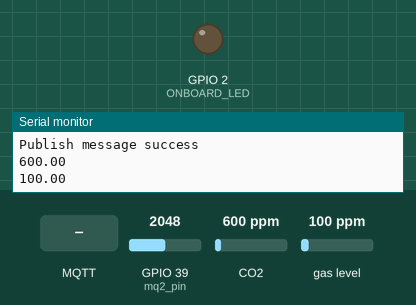
Recording of a program running on a simulated ESP32. On the bench: output pins drawn as LEDs (lit = HIGH), the last lines printed to the serial monitor. Inputs (shaded band) come from the test bench; at power-on: GPIO 39 (mq2_pin) = 2048, CO2 600 ppm, gas level 100 ppm. WiFi joins after 1.5 s; servers stay silent unless stated; no MQTT or app messages arrive unless stated.

Above: at 2.7 s.
2.8 s: MQTT message "1" arrives on the first subscribed topic
At 3.9 s:
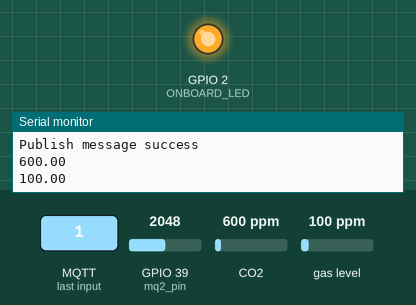
4.3 s: MQTT message "0" arrives on the first subscribed topic
At 5.1 s:
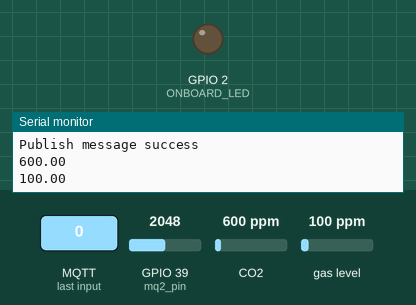
Timing chart, 0 to 7.3 s (numbered marks = the images above; inputs shaded):
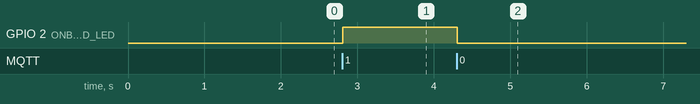

Measured:
- after the input at 2.8 s, GPIO 2 (ONBOARD_LED): LOW → HIGH at once
- after the input at 4.3 s, GPIO 2 (ONBOARD_LED): HIGH → LOW at once

The program:

main.cpp
```cpp
#include <Arduino.h>
#include <Adafruit_CCS811.h>
#include <Wire.h>
#include <WebServer.h>
#include <WiFi.h>
#include <WiFiManager.h>
#include <ESPAsyncWebServer.h>
#include <PubSubClient.h>
#include <SPI.h>


// https://github.com/khoih-prog/ESP_WiFiManager#why-do-we-need-the-new-async-espasync_wifimanager-library
// Using Multiwifi and auto(re)connect feature
#define ONBOARD_LED 2

Adafruit_CCS811 ccs;
WiFiClient espClient;
PubSubClient MQTT_CLIENT(espClient);

const int mq2_pin = 39;

const int interval = 30000;
unsigned long previousMillis = 0;

const char* mqtt_server = "172.16.5.101";
const int mqtt_port = 1883;

int timer = 0;

void reset() ;
void callback(char* topic, byte* payload, unsigned int length);

void setup() {

    // Initialize the serial port
    Serial.begin(115200);

    pinMode(ONBOARD_LED, OUTPUT);

    if(!ccs.begin()){
        Serial.println("Failed to start sensor! Please check your wiring.");
        while(true);
    }

    Serial.print("Starting wifi manager");

    // Connect to WiFi
    WiFiManager wifiManager;

    wifiManager.setConnectTimeout(30);


    if (!wifiManager.autoConnect("ESPAlexis")){
        Serial.println("Erreur de connexion.");
    }
    else {
        Serial.println("Connexion Établie.");
    }

    Serial.println("WiFi connection Successful");
    Serial.print("The IP Address of ESP32 Module is: ");
    Serial.println(WiFi.localIP());// Print the IP address

    MQTT_CLIENT.setServer(mqtt_server, mqtt_port);

    if (MQTT_CLIENT.connect(""))
    {
      Serial.println("Connection has been established, well done");
    }
    else
    {
      Serial.println("Looks like the server connection failed...");
    }

    MQTT_CLIENT.setCallback(callback);

    MQTT_CLIENT.subscribe("alexis/lumiere");

    while(!ccs.available());
}

void loop() {
    MQTT_CLIENT.loop();

    if (timer % 1000 == 0){
	    unsigned long currentMillis = millis();
	    if((WiFi.status() != WL_CONNECTED) && (currentMillis - previousMillis >= interval)){
		previousMillis = currentMillis;
		reset();
	    }
	    if(ccs.available()){
		if(!ccs.readData()){
		    char buffer[64];
		    char buffer2[64];
		    char buffer3[64];

		    float co2 = ccs.geteCO2();
		    float tvoc = ccs.getTVOC();
		    float co = analogRead(mq2_pin);

		    utoa(co2, buffer, 10);
		    utoa(tvoc, buffer2, 10);
		    utoa(co, buffer3, 10);

		    if(MQTT_CLIENT.publish("alexis/co2", buffer) &
		       MQTT_CLIENT.publish("alexis/tvoc", buffer2) &
		       MQTT_CLIENT.publish("alexis/co", buffer3))
		    {
			Serial.println("Publish message success");
		    }
		    else
		    {
			Serial.println("Could not send message :(");
			reset();
		    }

		    Serial.println(co2);
		    Serial.println(tvoc);
		}

	    }

    }

    timer += 10;
    delay(10);

}

void callback(char* topic, byte* payload, unsigned int length){
	Serial.print("Message");

	digitalWrite(ONBOARD_LED, (payload[0] == '1') ? HIGH : LOW);
	Serial.println((char)payload[0]);

	/*
  	for (int i = 0; i < length; i++) {
	    Serial.print((char)payload[i]);
  	}
	*/

}

void reset(){
    Serial.println("Tentative de reconnexion");
    MQTT_CLIENT.disconnect();
    WiFi.disconnect();
    WiFi.reconnect();
    MQTT_CLIENT.connect("");
}
```
